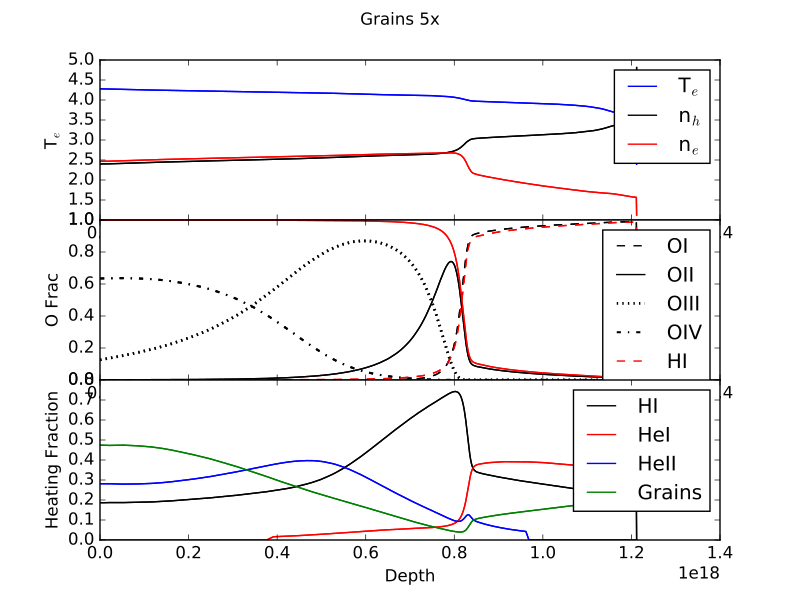

Here is the Python script that generated this plot:
import matplotlib.pyplot as plt
import numpy as np
import urllib
import matplotlib.cm as cm
import csv
Overview_File = '/Users/Sam/Documents/emgtemp/Studies/Basic_Grain5_Sim.ovr'
Overview_Data = np.genfromtxt(Overview_File, skip_header = 0, delimiter = '\t',dtype=float,names=True)
Heating_File = '/Users/Sam/Documents/emgtemp/Studies/Basic_Grain5_Sim.het'
Heating_Data_Floats = np.genfromtxt(Heating_File, skip_header = 0, delimiter = '\t',dtype=float,names=True)
Heating_Data_Strings = np.genfromtxt(Heating_File, skip_header = 0, delimiter = '\t',dtype=None,names=True)
heating_file = open('/Users/Sam/Documents/emgtemp/Studies/Basic_Grain5_Sim.het')
reader = csv.reader(heating_file)
##Heating_File = '/Users/compastro/jenkins/Metals_Sims/Baseline_Sim.het'
##Heating_Data = np.genfromtxt(Heating_File, skip_header = 0, delimiter = '\t',dtype=float,names=True)
temp = Overview_Data['Te']
depth = Overview_Data['depth']
O3 = Overview_Data['O3']
O2 = Overview_Data['O2']
O1 = Overview_Data['O1']
O4 = Overview_Data['O4']
H1 = Overview_Data['HI']
H2 = Overview_Data['HII']
hden = Overview_Data['hden']
eden = Overview_Data['eden']
heat_fracs1 = Heating_Data_Strings['heat_fracs1']
heat_val1 = Heating_Data_Floats['values1']
heat_fracs2 = Heating_Data_Strings['heat_fracs2']
heat_val2 = Heating_Data_Floats['values2']
heat_fracs3 = Heating_Data_Strings['heat_fracs3']
heat_val3 = Heating_Data_Floats['values3']
heat_fracs4 = Heating_Data_Strings['heat_fracs4']
heat_val4 = Heating_Data_Floats['values4']
##primary_heating = Heating_Data[]
O3_Ratio = 10**(O3)
O2_Ratio = 10**(O2)
O1_Ratio = 10**(O1)
O4_Ratio = 10**(O4)
H1_Ratio = 10**(H1)
H2_Ratio = 10**(H2)
##print(OIII)
#print(O3_Ratio)


fig = plt.figure(233)
fig.subplots_adjust(wspace=0,hspace=0)
sp1 = plt.subplot(311)
teline, = plt.plot(depth, temp, label = "T$_e$", c = 'blue')
hdenline, = plt.plot(depth, hden, label = "n$_h$", c = 'k')
edenline, = plt.plot(depth, eden, label = "n$_e$", c = 'r')
plt.legend(handles = [teline, hdenline, edenline], loc = 1)
plt.xlabel("Depth")
plt.ylabel("T$_e$")
#plt.title("T$_e$ vs. Depth")

sp2 = plt.subplot(312)
line1, = plt.plot(depth,O1_Ratio, linestyle = '--', c = 'k', label = "OI")
line2, = plt.plot(depth,O2_Ratio, c = 'k', label = "OII")
line3, = plt.plot(depth,O3_Ratio, linestyle = ":", linewidth = 2, c = 'k', label = "OIII")
line4, = plt.plot(depth,O4_Ratio, linestyle = '-.', linewidth = 1.5, c = 'k', label = "OIV")
line5, = plt.plot(depth,H1_Ratio, linestyle = '--', c = 'r', label = "HI")
line6, = plt.plot(depth,H2_Ratio, c = 'r', label = "HII")
plt.xlabel("Depth")
plt.ylabel("O Frac")
#plt.title("O Frac vs. Depth")
plt.legend(handles = [line1, line2, line3, line4, line5, line6], loc = 1)
print(H1_Ratio)
#print(O1_Ratio)

sp3 = plt.subplot(313)
He2_Array = np.zeros(len(hden))
H1_Array = np.zeros(len(hden))
He1_Array = np.zeros(len(hden))
Grain_Array = np.zeros(len(hden))
for i in range (0,len(hden)):
    #print (heat_fracs1[i])
    if heat_fracs1[i] == "He 2":
        He2_Array[i] = heat_val1[i]
    elif heat_fracs1[i] == "H  1":
        H1_Array[i] = heat_val1[i]
    elif heat_fracs1[i] == "He 1":
        He1_Array[i] = heat_val1[i]
    elif heat_fracs1[i] == "GrnP":
        Grain_Array[i] = heat_val1[i]
    if heat_fracs2[i] == "He 2":
        He2_Array[i] = heat_val2[i]
    elif heat_fracs2[i] == "H  1":
        H1_Array[i] = heat_val2[i]
    elif heat_fracs2[i] == "He 1":
        He1_Array[i] = heat_val2[i]
    elif heat_fracs2[i] == "GrnP":
        Grain_Array[i] = heat_val2[i]
    if heat_fracs3[i] == "He 2":
        He2_Array[i] = heat_val3[i]
    elif heat_fracs3[i] == "H  1":
        H1_Array[i] = heat_val3[i]
    elif heat_fracs3[i] == "He 1":
        He1_Array[i] = heat_val3[i]
    elif heat_fracs3[i] == "GrnP":
        Grain_Array[i] = heat_val3[i]
    if heat_fracs4[i] == "He 2":
        He2_Array[i] = heat_val4[i]
    elif heat_fracs4[i] == "H  1":
        H1_Array[i] = heat_val4[i]
    elif heat_fracs4[i] == "He 1":
        He1_Array[i] = heat_val4[i]
    elif heat_fracs4[i] == "GrnP":
        Grain_Array[i] = heat_val4[i]
#print(He2_Array)
line8, = plt.plot(depth,H1_Array, c = 'k', label = "HI")
line9, = plt.plot(depth,He1_Array, c = 'r', label = "HeI")
line10, = plt.plot(depth,He2_Array, c = 'b', label = "HeII")
line11, = plt.plot(depth,Grain_Array, c = 'g', label = "Grains")
plt.xlabel("Depth")
plt.ylabel("Heating Fraction")
#plt.title("Heating Fraction vs. Depth")
plt.legend(handles = [line8, line9, line10, line11], loc = 1)
plt.suptitle("Grains 5x")
#print(Grain_Array)
#print(H1_Array)
##for row in reader:
  ##  if row == "He 1"
 #   he2 = primary_heating
#elif primary_heating = "H  1":
 #   h1 = primary_heating
#elif primary_heating = "He 1":
 #   he1 = primary_heating
#if second_heating = "H  1":
#plt.plot()
plt.show()
plt.savefig("Basic_Grains_Heating_Plots.pdf")
